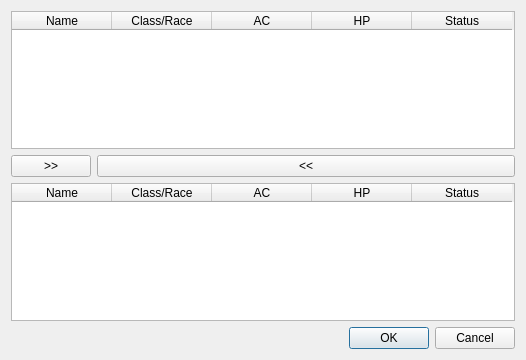
<?xml version="1.0" encoding="UTF-8"?>
<ui version="4.0">
 <class>trainingGrounds_Dialog</class>
 <widget class="QDialog" name="trainingGrounds_Dialog">
  <property name="geometry">
   <rect>
    <x>0</x>
    <y>0</y>
    <width>526</width>
    <height>360</height>
   </rect>
  </property>
  <property name="windowTitle">
   <string>Training Grounds</string>
  </property>
  <layout class="QFormLayout" name="formLayout">
   <item row="0" column="0" colspan="2">
    <widget class="QTableWidget" name="roster_tableWidget">
     <property name="verticalScrollBarPolicy">
      <enum>Qt::ScrollBarAlwaysOff</enum>
     </property>
     <property name="horizontalScrollBarPolicy">
      <enum>Qt::ScrollBarAlwaysOff</enum>
     </property>
     <property name="sizeAdjustPolicy">
      <enum>QAbstractScrollArea::AdjustToContents</enum>
     </property>
     <property name="editTriggers">
      <set>QAbstractItemView::NoEditTriggers</set>
     </property>
     <property name="selectionBehavior">
      <enum>QAbstractItemView::SelectRows</enum>
     </property>
     <property name="columnCount">
      <number>5</number>
     </property>
     <column>
      <property name="text">
       <string>Name</string>
      </property>
     </column>
     <column>
      <property name="text">
       <string>Class/Race</string>
      </property>
     </column>
     <column>
      <property name="text">
       <string>AC</string>
      </property>
     </column>
     <column>
      <property name="text">
       <string>HP</string>
      </property>
     </column>
     <column>
      <property name="text">
       <string>Status</string>
      </property>
     </column>
    </widget>
   </item>
   <item row="1" column="0">
    <widget class="QPushButton" name="add_pushButton">
     <property name="text">
      <string>&gt;&gt;</string>
     </property>
    </widget>
   </item>
   <item row="1" column="1">
    <widget class="QPushButton" name="remove_pushButton">
     <property name="text">
      <string>&lt;&lt;</string>
     </property>
    </widget>
   </item>
   <item row="2" column="0" colspan="2">
    <widget class="QTableWidget" name="party_tableWidget">
     <property name="verticalScrollBarPolicy">
      <enum>Qt::ScrollBarAsNeeded</enum>
     </property>
     <property name="horizontalScrollBarPolicy">
      <enum>Qt::ScrollBarAlwaysOff</enum>
     </property>
     <property name="sizeAdjustPolicy">
      <enum>QAbstractScrollArea::AdjustToContents</enum>
     </property>
     <property name="editTriggers">
      <set>QAbstractItemView::NoEditTriggers</set>
     </property>
     <property name="selectionBehavior">
      <enum>QAbstractItemView::SelectRows</enum>
     </property>
     <property name="columnCount">
      <number>5</number>
     </property>
     <column>
      <property name="text">
       <string>Name</string>
      </property>
     </column>
     <column>
      <property name="text">
       <string>Class/Race</string>
      </property>
     </column>
     <column>
      <property name="text">
       <string>AC</string>
      </property>
     </column>
     <column>
      <property name="text">
       <string>HP</string>
      </property>
     </column>
     <column>
      <property name="text">
       <string>Status</string>
      </property>
     </column>
    </widget>
   </item>
   <item row="3" column="0" colspan="2">
    <widget class="QDialogButtonBox" name="buttonBox">
     <property name="orientation">
      <enum>Qt::Horizontal</enum>
     </property>
     <property name="standardButtons">
      <set>QDialogButtonBox::Cancel|QDialogButtonBox::Ok</set>
     </property>
    </widget>
   </item>
  </layout>
 </widget>
 <resources/>
 <connections>
  <connection>
   <sender>buttonBox</sender>
   <signal>accepted()</signal>
   <receiver>trainingGrounds_Dialog</receiver>
   <slot>accept()</slot>
   <hints>
    <hint type="sourcelabel">
     <x>248</x>
     <y>254</y>
    </hint>
    <hint type="destinationlabel">
     <x>157</x>
     <y>274</y>
    </hint>
   </hints>
  </connection>
  <connection>
   <sender>buttonBox</sender>
   <signal>rejected()</signal>
   <receiver>trainingGrounds_Dialog</receiver>
   <slot>reject()</slot>
   <hints>
    <hint type="sourcelabel">
     <x>316</x>
     <y>260</y>
    </hint>
    <hint type="destinationlabel">
     <x>286</x>
     <y>274</y>
    </hint>
   </hints>
  </connection>
 </connections>
</ui>
